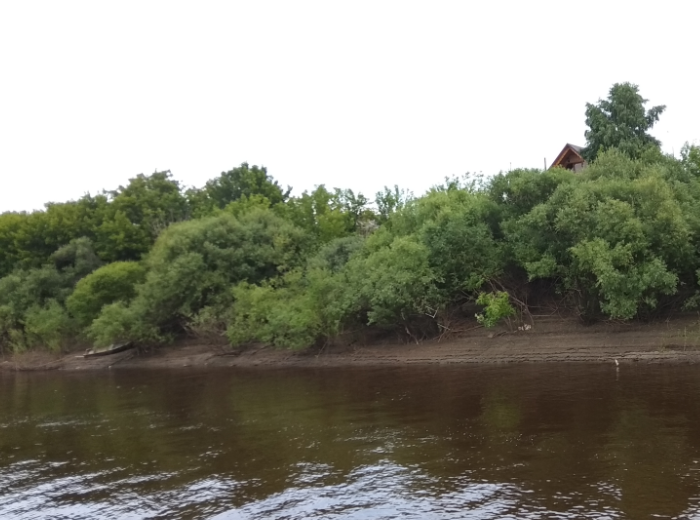
#> input picture resources/processed_image.png, 700 x 520 px
$ python Task2.py
#> lines starting #> are read from the running program, lines starting #| are printed output that depends on the picture; after the words box and inside, x2 and y2 are one past the last pixel; in counts of white or black regions, pixels touching at a corner belong together
# Реализуйте функции для изменения размера изображения,
# конвертации в черно-белое и применения фильтра Гаусса
# (размытие).

from PIL import Image
import numpy as np
import cv2

# изменить размер изображения
def resize_image(image_path, new_width, new_height):
#> called with image_path = '../resources/processed_image.png', new_width = 300, new_height = 200
    image = Image.open(image_path)
#> image is the input picture: PIL image 700x520 RGB; mean R, G, B 138.3, 138.6, 125
    resized_image = image.resize((new_width, new_height), Image.LANCZOS)
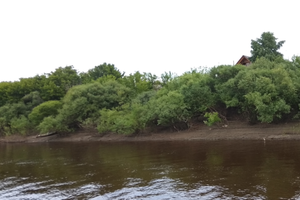
#> resized_image: PIL image 300x200 RGB; mean R, G, B 138.3, 138.6, 125
    resized_image.save("../resources/resized_image.png")
    print("resized_image.png - маленькое изображение")

# превратить в черно-белое изображение
def convert_to_black_white(image_path):
#> called with image_path = '../resources/processed_image.png'
    image = Image.open(image_path)
    image = image.convert('1')
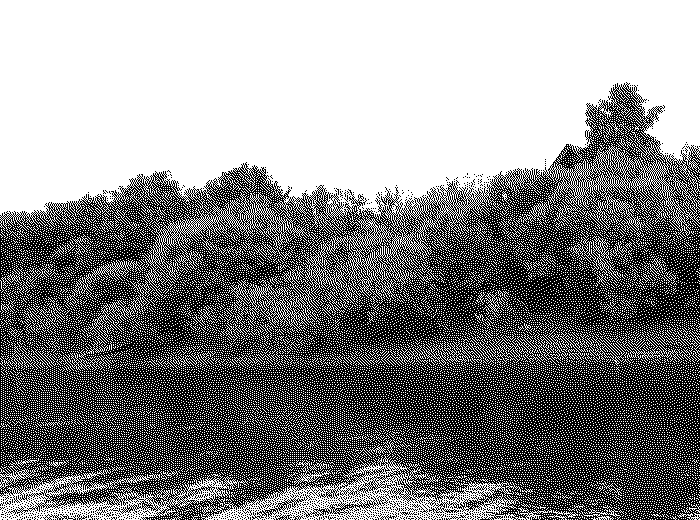
#> image: PIL image 700x520 1; 53.5% white; black in thin lines or dots, all inside (x1, y1, x2, y2) = (0, 82, 700, 520)
    image.save("../resources/black_white_image.png")
    print("black_white_image.png - черно-белое изображение")

# заблюрить изображение
def blur_image(image_path):
#> called with image_path = '../resources/processed_image.png'
    image = cv2.imread(image_path)
#> image: shape (520, 700, 3)
    kernel_size = 5
    blur_mask = np.ones((kernel_size, kernel_size), np.float32) / kernel_size ** 2
    image = cv2.filter2D(image, -1, blur_mask)
    cv2.imwrite('../resources/blurred_image.png', image)
    print("blurred_image.png - изображение с эффектом блюр")

def start():
    image_path = "../resources/processed_image.png"
    new_width = 300
    new_height = 200

    resize_image(image_path, new_width, new_height)
    convert_to_black_white(image_path)
    blur_image(image_path)


start()
